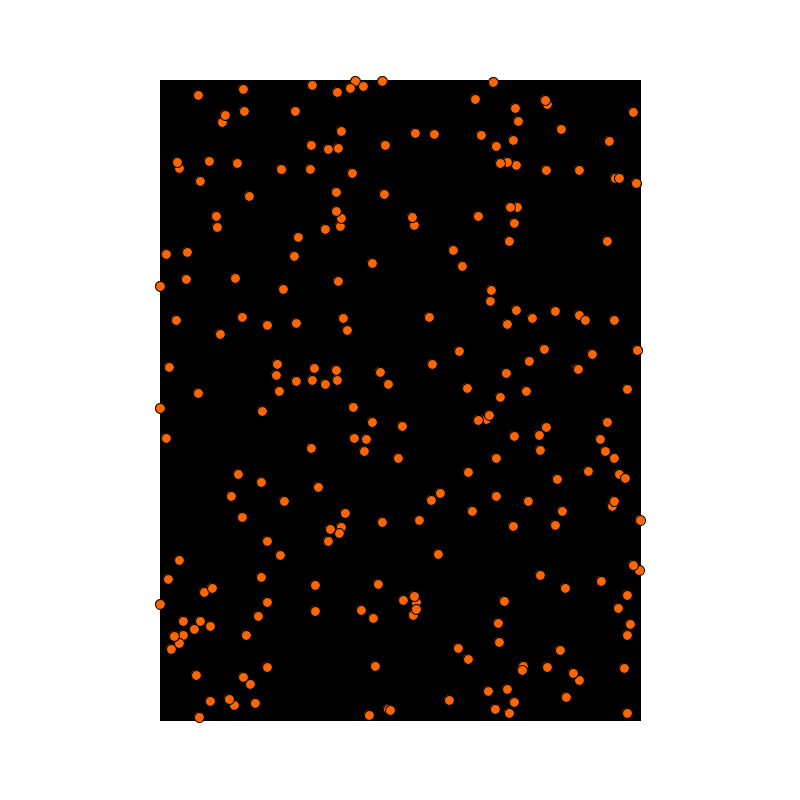
Frame 1 (no input)
Frame 2 (the mouse pressed at the canvas centre, redrawn once): identical to frame 1, image omitted

The Processing sketch that drew this single still picture (run headless with seeded random() and noise(); the mouse was pressed at the canvas centre and the sketch redrawn once):

// Processing sketch: build
// ── build.pde
/*
	Places N random dots wherever a pixel is dark/black.
*/

int num = 500;

void setup() {
	size(800,800);
	background(255);
	smooth();
	noLoop();

	createStuff();
}

void createStuff() {
	
	// Black rect in center.
	fill(#000000);
	rectMode(CENTER);
	rect(width/2, height/2, width*0.60, height*0.80);

	// Randomly select a pixel.
	// If it selects a black pixel, then create a circle over it.
	loadPixels();
	for (int i = 0; i < num; ++i) {
		int x = (int) random(width);
		int y = (int) random(height);

		int pixelIndex = y*height + x;
		if ( brightness(pixels[pixelIndex]) < 10 ) {
			fill(#FF6600); //orange
			ellipse(x,y,10,10);
		}
	}

}

void draw() {

}
				
